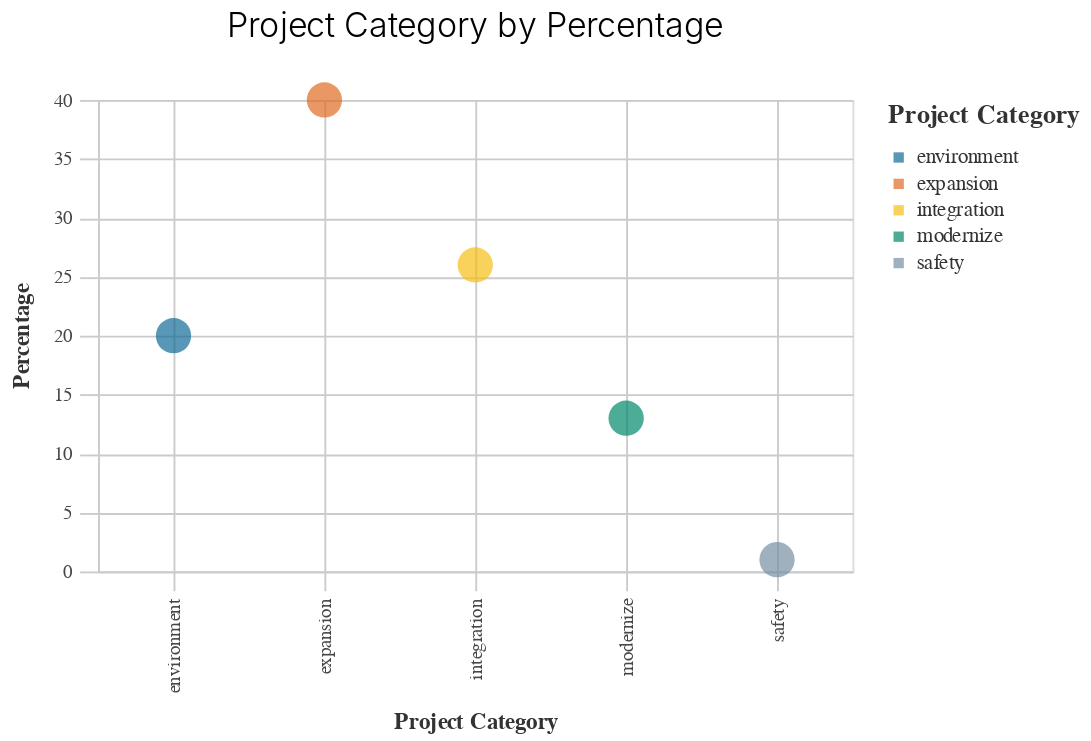

Notebook code cell kept with this figure:
### Code cell
TIRCP_functions.basic_scatter_chart(df_test, 'Project_Category','Percentage','Project_Category')

### Figure 1 — Vega-Lite specification as saved in the notebook (floating-point values rounded to 4 significant figures)
{"config": {"view": {"continuousWidth": 400, "continuousHeight": 300}, "axis": {"domainColor": "#cbcbcb", "grid": true, "gridColor": "#cbcbcb", "gridWidth": 1, "labelColor": "#474747", "labelFont": "Nunito Sans", "labelFontSize": 10, "labelPadding": 4, "tickColor": "#cbcbcb", "tickSize": 10, "titleColor": "#333", "titleFont": "Raleway", "titleFontSize": 12, "titlePadding": 10}, "axisBand": {"grid": false}, "background": "white", "font": "Raleway", "header": {"labelFont": "Nunito Sans", "titleFont": "Raleway"}, "legend": {"labelColor": "#333", "labelFont": "Nunito Sans", "labelFontSize": 11, "labelLimit": 0, "padding": 1, "symbolSize": 30, "symbolType": "square", "titleColor": "#333", "titleFont": "Raleway", "titleFontSize": 14, "titlePadding": 10}, "title": {"anchor": "middle", "font": "Raleway", "fontSize": 18, "fontWeight": 300, "offset": 20}}, "data": {"name": "data-c2a2c9f2e348aa30c520c7d4d67c2aa0"}, "mark": {"type": "circle", "size": 350}, "encoding": {"color": {"field": "Project_Category", "legend": {"title": "Project Category"}, "scale": {"range": ["#136C97", "#E16B26", "#F6BF16", "#00896B", "#7790A3", "#5B559C"]}, "type": "nominal"}, "x": {"field": "Project_Category", "title": "Project Category", "type": "nominal"}, "y": {"field": "Percentage", "title": "Percentage", "type": "quantitative"}}, "height": 250, "title": "Project Category by Percentage", "width": 400, "$schema": "https://vega.github.io/schema/vega-lite/v4.17.0.json", "datasets": {"data-c2a2c9f2e348aa30c520c7d4d67c2aa0": [{"Project_Category": "environment", "Projects_in_Category": 31, "Projects_NOT_in_Category": 43, "Percentage": 20.0}, {"Project_Category": "expansion", "Projects_in_Category": 62, "Projects_NOT_in_Category": 12, "Percentage": 40.0}, {"Project_Category": "safety", "Projects_in_Category": 1, "Projects_NOT_in_Category": 73, "Percentage": 1.0}, {"Project_Category": "modernize", "Projects_in_Category": 20, "Projects_NOT_in_Category": 54, "Percentage": 13.0}, {"Project_Category": "integration", "Projects_in_Category": 41, "Projects_NOT_in_Category": 33, "Percentage": 26.0}]}}
